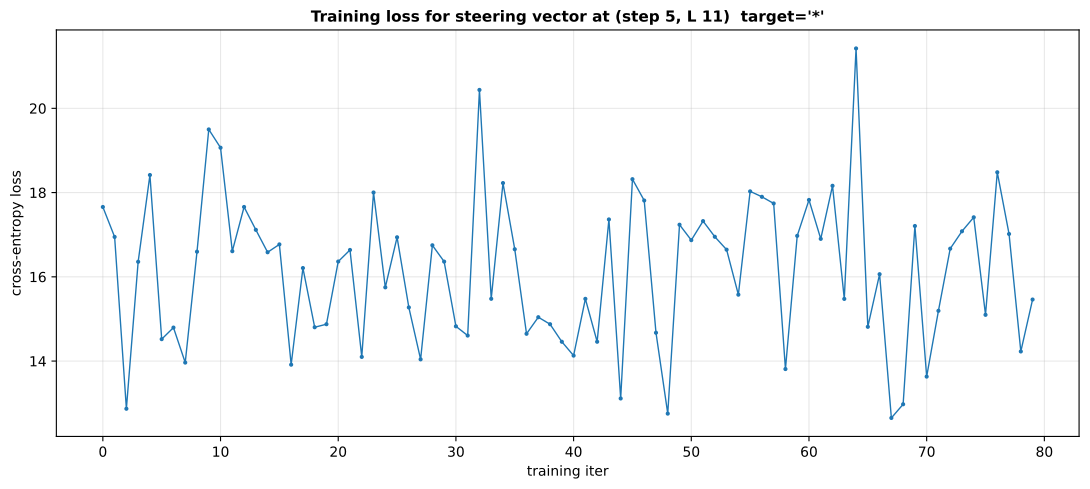

Recreate this plot in Python.
"""Trained steering vector at a single (latent_step, layer) cell on GSM8K.

The previous LDA-direction and vary-op-direction interventions produced null
emit-flip rates. This script tests whether *any* learnable direction at a
chosen cell can causally flip the model's emitted answer — i.e., is the cell
genuinely inert (operator decision lives elsewhere) or just misaligned with
the directions we computed?

Procedure:
  1. Pick a target cell (default: step 5, L 11 — m=4's refined-probe winner,
     probe acc 0.90).
  2. Pick a target operator (default: '*'). For Addition-chain problems in
     gsm8k_cf_op_strict, the alt-mul answer is product(operands).
  3. Initialize a learnable v ∈ R^H with requires_grad=True (fp32).
  4. For each training problem:
       - Run CODI with v added at (step, layer) during latent loop
       - Get logits at the FIRST decode token (post-EOT)
       - Loss = -log P(target_first_digit_token), where target_first_digit
         is the first digit of alt_answer (mul-version)
       - Backprop into v
  5. After K steps of Adam, freeze v and test causal flip rate on held-out
     problems by hooking v during forward + decoding the chain + parsing
     emitted final answer.

If the trained v flips emit operators with small α → the cell IS causally
addressable; our analytic directions just missed the right subspace. If no
trained v achieves flips → the cell is genuinely inert.

Output: steer_trained_vector_gsm8k.{json,pdf}
"""
from __future__ import annotations

import json, os, re, sys, time
from pathlib import Path

import matplotlib.pyplot as plt
import numpy as np
import torch
import torch.nn.functional as F
import transformers
from datasets import load_dataset
from matplotlib.backends.backend_pdf import PdfPages
from peft import LoraConfig, TaskType
from safetensors.torch import load_file

REPO = Path(__file__).resolve().parents[3]
PD = Path(__file__).resolve().parent
CF_DIR = REPO.parent / "cf-datasets"
sys.path.insert(0, str(REPO / "codi"))

TARGET_STEP = 4   # 0-indexed step 5
TARGET_LAYER = 11  # m=4's cell
TARGET_OP = "*"   # we'll train v to flip ADD→MUL
N_TRAIN = 60
N_EVAL = 40
N_ITERS = 80
LR = 5e-2

OUT_JSON = PD / "steer_trained_vector_gsm8k.json"
OUT_PDF = PD / "steer_trained_vector_gsm8k.pdf"


def codi_extract(s: str):
    s = s.replace(",", "")
    nums = re.findall(r"-?\d+\.?\d*", s)
    if not nums: return None
    try: return float(nums[-1])
    except: return None


def apply_op_all(operands, op):
    if op == "+": return sum(operands)
    if op == "-": return operands[0] - sum(operands[1:])
    if op == "*":
        r = 1.0
        for x in operands: r *= x
        return r
    if op == "/":
        r = float(operands[0])
        for x in operands[1:]:
            if x == 0: return None
            r /= x
        return r
    return None


def first_digit_token_id(tok, val):
    """Get the token id for the answer's first digit when emitted AFTER
    ' The answer is:'. GPT-2 tokenizes ' 240' as [' 240'] or [' 2', '40'] —
    we want the leading space-prefixed first digit."""
    s = str(int(val)) if val == int(val) else str(val)
    # The position right after ':' produces a token starting with ' '.
    # Prefer space-prefixed single-digit (most common at low magnitudes).
    candidates = [" " + s[0], " " + s, s[0], s]
    for c in candidates:
        ids = tok.encode(c, add_special_tokens=False)
        if ids: return ids[0]
    return None


def main():
    BS = 8
    ckpt = os.path.expanduser("~/codi_ckpt/CODI-gpt2")
    print(f"loading CODI from {ckpt}", flush=True)
    _orig = transformers.AutoTokenizer.from_pretrained
    transformers.AutoTokenizer.from_pretrained = (
        lambda *a, **k: _orig(*a, **{**k, "use_fast": True})
    )
    from src.model import CODI, ModelArguments, TrainingArguments
    lora_cfg = LoraConfig(task_type=TaskType.CAUSAL_LM, inference_mode=False,
                          r=128, lora_alpha=32, lora_dropout=0.1,
                          target_modules=["c_attn", "c_proj", "c_fc"],
                          init_lora_weights=True)
    margs = ModelArguments(model_name_or_path="gpt2", full_precision=True,
                           train=False, lora_init=True, ckpt_dir=ckpt)
    targs = TrainingArguments(output_dir="/tmp/_trainvec", bf16=True,
                              use_lora=True, use_prj=True, prj_dim=768,
                              prj_no_ln=False, prj_dropout=0.0,
                              num_latent=6, inf_latent_iterations=6,
                              remove_eos=True, greedy=True,
                              model_max_length=512, seed=11)
    model = CODI(margs, targs, lora_cfg)
    sd_safe = Path(ckpt) / "model.safetensors"
    sd_bin = Path(ckpt) / "pytorch_model.bin"
    sd = load_file(str(sd_safe)) if sd_safe.exists() else torch.load(str(sd_bin), map_location="cpu")
    model.load_state_dict(sd, strict=False); model.codi.tie_weights()
    tok = transformers.AutoTokenizer.from_pretrained("gpt2", model_max_length=512,
                                                     padding_side="left", use_fast=True)
    if tok.pad_token_id is None:
        tok.add_special_tokens({"pad_token": "[PAD]"})
        tok.pad_token_id = model.pad_token_id or tok.convert_tokens_to_ids("[PAD]")
    model = model.to("cuda").to(torch.bfloat16); model.eval()
    embed_fn = model.get_embd(model.codi, model.model_name)
    transformer = (model.codi.transformer if hasattr(model.codi, "transformer")
                   else model.codi.base_model.model.transformer)
    H = model.codi.config.n_embd
    eos_id = tok.eos_token_id

    # Freeze all model parameters
    for p in model.parameters(): p.requires_grad_(False)

    # Trainable steering vector
    v = torch.zeros(H, device="cuda", dtype=torch.float32, requires_grad=True)
    optimizer = torch.optim.Adam([v], lr=LR)

    HOOK = {"active": False, "latent_step": -1, "v_param": None}

    def make_hook(block_idx):
        def fn(module, inputs, output):
            if not HOOK["active"]: return output
            if block_idx != TARGET_LAYER: return output
            if HOOK["latent_step"] != TARGET_STEP: return output
            h = output[0] if isinstance(output, tuple) else output
            v_use = HOOK["v_param"].to(h.dtype)
            h = h.clone()
            h[:, -1, :] = h[:, -1, :] + v_use   # alpha=1; v's magnitude is learned
            return (h,) + output[1:] if isinstance(output, tuple) else h
        return fn

    handles = [blk.register_forward_hook(make_hook(i)) for i, blk in enumerate(transformer.h)]

    # Load Addition problems from cf_op_strict
    rows = json.load(open(CF_DIR / "gsm8k_cf_op_strict.json"))
    add_rows = [r for r in rows if r["type"] == "Addition"][:N_TRAIN + N_EVAL]
    print(f"  loaded {len(add_rows)} Addition problems from cf_op_strict")

    # Prep per-problem target token id (the FIRST digit of the mul-version answer)
    prepped = []
    for r in add_rows:
        try:
            ops = [float(x) for x in r["operands"]]
        except Exception:
            continue
        if len(ops) < 2: continue
        mul_ans = apply_op_all(ops, "*")
        if mul_ans is None or mul_ans <= 0: continue
        # first digit token id of mul_ans (the model usually emits "The answer is: N";
        # we score against the LAST digit of N's leading character — closer to what
        # model would emit after "is:")
        target_id = first_digit_token_id(tok, mul_ans)
        if target_id is None: continue
        prepped.append({"q": r["question_concat"].strip().replace("  ", " "),
                         "operands": ops, "mul_ans": float(mul_ans),
                         "add_ans": float(sum(ops)), "target_id": int(target_id)})
    if len(prepped) < N_TRAIN + 10:
        print(f"  too few prepped ({len(prepped)}); aborting"); return
    train_set = prepped[:N_TRAIN]; eval_set = prepped[N_TRAIN:N_TRAIN + N_EVAL]
    print(f"  train={len(train_set)} eval={len(eval_set)}")

    # Force-decode prefix " The answer is: " so the NEXT predicted token is
    # the answer's first digit. We then optimize the digit-position logits.
    PREFIX = " The answer is:"
    prefix_ids = tok.encode(PREFIX, add_special_tokens=False)
    print(f"  prefix '{PREFIX}' -> token ids {prefix_ids}")

    def forward_digit_logits(qs, v_param):
        """Run CODI through latent loop with steering, then force-decode the
        prefix tokens (no steering), and return logits at the position
        immediately AFTER the prefix (where the digit appears)."""
        B = len(qs)
        HOOK["v_param"] = v_param; HOOK["active"] = True; HOOK["latent_step"] = -1
        batch = tok(qs, return_tensors="pt", padding="longest").to("cuda")
        bot = torch.full((B, 1), model.bot_id, dtype=torch.long, device="cuda")
        input_ids = torch.cat([batch["input_ids"], bot], dim=1)
        attn = torch.cat([batch["attention_mask"], torch.ones_like(bot)], dim=1)
        out = model.codi(input_ids=input_ids, attention_mask=attn,
                         use_cache=True, output_hidden_states=True)
        past = out.past_key_values
        latent = out.hidden_states[-1][:, -1, :].unsqueeze(1)
        if targs.use_prj: latent = model.prj(latent)
        for s in range(targs.inf_latent_iterations):
            HOOK["latent_step"] = s
            attn = torch.cat([attn, torch.ones((B, 1), dtype=attn.dtype, device="cuda")], dim=1)
            out = model.codi(inputs_embeds=latent, attention_mask=attn,
                             use_cache=True, output_hidden_states=True,
                             past_key_values=past)
            past = out.past_key_values
            latent = out.hidden_states[-1][:, -1, :].unsqueeze(1)
            if targs.use_prj: latent = model.prj(latent)
        HOOK["active"] = False; HOOK["latent_step"] = -1
        # Feed EOT then the prefix tokens in sequence (no steering here)
        eot_emb = embed_fn(torch.tensor([model.eot_id], dtype=torch.long, device="cuda"))
        output = eot_emb.unsqueeze(0).expand(B, -1, -1)
        attn = torch.cat([attn, torch.ones((B, 1), dtype=attn.dtype, device="cuda")], dim=1)
        sout = model.codi(inputs_embeds=output, attention_mask=attn,
                          use_cache=True, past_key_values=past)
        past = sout.past_key_values
        for t_id in prefix_ids:
            t_emb = embed_fn(torch.tensor([t_id], dtype=torch.long, device="cuda")).unsqueeze(0).expand(B, -1, -1)
            attn = torch.cat([attn, torch.ones((B, 1), dtype=attn.dtype, device="cuda")], dim=1)
            sout = model.codi(inputs_embeds=t_emb, attention_mask=attn,
                              use_cache=True, past_key_values=past)
            past = sout.past_key_values
        # logits at position AFTER the last prefix token = where digit emerges
        return sout.logits[:, -1, :model.codi.config.vocab_size - 1]

    forward_first_emit_logits = forward_digit_logits   # alias for old name

    loss_history = []
    t0 = time.time()
    for it in range(N_ITERS):
        # Mini-batch
        idx = np.random.choice(len(train_set), size=min(BS, len(train_set)), replace=False)
        batch = [train_set[i] for i in idx]
        qs = [b["q"] for b in batch]
        target_ids = torch.tensor([b["target_id"] for b in batch], device="cuda", dtype=torch.long)
        optimizer.zero_grad()
        logits = forward_first_emit_logits(qs, v)
        logits_f = logits.float()
        loss = F.cross_entropy(logits_f, target_ids)
        loss.backward()
        # clip v gradient to avoid blowup
        torch.nn.utils.clip_grad_norm_([v], max_norm=10.0)
        optimizer.step()
        loss_history.append(float(loss.item()))
        if it % 10 == 0 or it == N_ITERS - 1:
            print(f"  iter {it}/{N_ITERS}  loss={loss.item():.3f}  "
                  f"|v|={v.detach().norm().item():.2f}  ({time.time()-t0:.0f}s)",
                  flush=True)

    print(f"\nfinal |v| = {v.detach().norm().item():.3f}")

    # ---------- Eval ----------
    @torch.no_grad()
    def decode_with_v(qs, v_param, max_new=64):
        B = len(qs)
        HOOK["v_param"] = v_param; HOOK["active"] = True; HOOK["latent_step"] = -1
        batch = tok(qs, return_tensors="pt", padding="longest").to("cuda")
        bot = torch.full((B, 1), model.bot_id, dtype=torch.long, device="cuda")
        input_ids = torch.cat([batch["input_ids"], bot], dim=1)
        attn = torch.cat([batch["attention_mask"], torch.ones_like(bot)], dim=1)
        out = model.codi(input_ids=input_ids, attention_mask=attn,
                         use_cache=True, output_hidden_states=True)
        past = out.past_key_values
        latent = out.hidden_states[-1][:, -1, :].unsqueeze(1)
        if targs.use_prj: latent = model.prj(latent)
        for s in range(targs.inf_latent_iterations):
            HOOK["latent_step"] = s
            attn = torch.cat([attn, torch.ones((B, 1), dtype=attn.dtype, device="cuda")], dim=1)
            out = model.codi(inputs_embeds=latent, attention_mask=attn,
                             use_cache=True, output_hidden_states=True,
                             past_key_values=past)
            past = out.past_key_values
            latent = out.hidden_states[-1][:, -1, :].unsqueeze(1)
            if targs.use_prj: latent = model.prj(latent)
        HOOK["active"] = False; HOOK["latent_step"] = -1
        eot_emb = embed_fn(torch.tensor([model.eot_id], dtype=torch.long, device="cuda"))
        output = eot_emb.unsqueeze(0).expand(B, -1, -1)
        attn = torch.cat([attn, torch.ones((B, 1), dtype=attn.dtype, device="cuda")], dim=1)
        tokens = [[] for _ in range(B)]; done = [False] * B
        for _ in range(max_new):
            sout = model.codi(inputs_embeds=output, attention_mask=attn,
                              use_cache=True, past_key_values=past)
            past = sout.past_key_values
            logits = sout.logits[:, -1, :model.codi.config.vocab_size - 1]
            next_ids = torch.argmax(logits, dim=-1)
            for b in range(B):
                if not done[b]:
                    tokens[b].append(int(next_ids[b].item()))
                    if int(next_ids[b].item()) == eos_id: done[b] = True
            if all(done): break
            attn = torch.cat([attn, torch.ones((B, 1), dtype=attn.dtype, device="cuda")], dim=1)
            output = embed_fn(next_ids).unsqueeze(1)
        return [tok.decode(t, skip_special_tokens=True) for t in tokens]

    eval_qs = [d["q"] for d in eval_set]

    # ---------- EVAL PROTOCOL: same as training. ----------
    # Force-decode " The answer is:" then check the next-token argmax.
    # Score: argmax token id matches mul-digit-id (target flip) vs add-digit-id
    # (kept) vs neither.
    @torch.no_grad()
    def force_decode_next_token(qs, v_param):
        """Same as training forward but returns argmax next-token (B,)."""
        logits = forward_digit_logits(qs, v_param)   # (B, V)
        return torch.argmax(logits, dim=-1)

    # Per-problem add/mul first-digit-after-prefix target ids
    eval_target_mul = []
    eval_target_add = []
    for d in eval_set:
        eval_target_mul.append(first_digit_token_id(tok, d["mul_ans"]))
        eval_target_add.append(first_digit_token_id(tok, d["add_ans"]))

    def score_force(next_ids):
        out = {"n": len(next_ids), "match_add": 0, "match_mul": 0,
                "match_other": 0}
        for i, nid in enumerate(next_ids):
            nid = int(nid)
            if nid == eval_target_mul[i]: out["match_mul"] += 1
            elif nid == eval_target_add[i]: out["match_add"] += 1
            else: out["match_other"] += 1
        return out

    print("\n=== EVAL (force-decode-prefix protocol, matches training) ===")
    sweeps = {}
    for alpha in [0.0, 0.25, 0.5, 1.0, 2.0, 4.0]:
        v_scaled = (alpha * v.detach()).to(torch.float32)
        all_next = []
        for s in range(0, len(eval_qs), BS):
            ids = force_decode_next_token(eval_qs[s:s+BS], v_scaled)
            all_next += ids.cpu().tolist()
        sweeps[alpha] = {"score": score_force(all_next), "sample_ids": all_next[:5]}
        sc = sweeps[alpha]["score"]
        print(f"  α={alpha}: match_add={sc['match_add']}  match_mul={sc['match_mul']}  "
              f"other={sc['match_other']} / {sc['n']}")

    base_score = sweeps[0.0]["score"]
    learned_score = sweeps[1.0]["score"]
    # Also keep a natural-decode comparison at α=0 vs learned for transparency
    z = torch.zeros_like(v.detach())
    nat_base_strs = []
    nat_learned_strs = []
    for s in range(0, len(eval_qs), BS):
        nat_base_strs += decode_with_v(eval_qs[s:s+BS], z)
        nat_learned_strs += decode_with_v(eval_qs[s:s+BS], v.detach())
    print("\n  natural-decode samples (α=0 vs learned v at α=1):")
    for i in range(min(3, len(nat_base_strs))):
        print(f"    base: {nat_base_strs[i][:60]!r}")
        print(f"    lrn:  {nat_learned_strs[i][:60]!r}")

    # Compare learned v to LDA add↔mul direction at the same cell
    # (load lda_addmul direction from refined probe / vary-op data if available)
    # Here just compute cosine similarity to a random direction for sanity
    np.random.seed(0)
    rand_v = np.random.randn(H); rand_v /= np.linalg.norm(rand_v)
    v_np = v.detach().cpu().numpy()
    cos_to_rand = float(v_np @ rand_v / (np.linalg.norm(v_np) + 1e-9))

    results = {
        "target_step_1idx": TARGET_STEP + 1, "target_layer": TARGET_LAYER,
        "target_op": TARGET_OP, "N_train": len(train_set), "N_eval": len(eval_set),
        "N_iters": N_ITERS, "lr": LR,
        "final_v_norm": float(v.detach().norm().item()),
        "loss_history": loss_history,
        "baseline_score": base_score, "learned_score": learned_score,
        "alpha_sweep": {str(a): {"score": sweeps[a]["score"]}
                         for a in sweeps},
        "cos_to_random_v": cos_to_rand,
        "v_vector_l2": float(np.linalg.norm(v_np)),
    }
    np.save(PD / "steer_trained_v_gsm8k.npy", v_np)
    OUT_JSON.write_text(json.dumps(results, indent=2))
    print(f"\nsaved {OUT_JSON} (and steer_trained_v_gsm8k.npy with the learned vector)")

    # Plot
    with PdfPages(OUT_PDF) as pdf:
        # Loss curve
        fig, ax = plt.subplots(figsize=(11, 5))
        ax.plot(loss_history, "-o", lw=1, ms=2)
        ax.set_xlabel("training iter"); ax.set_ylabel("cross-entropy loss")
        ax.set_title(f"Training loss for steering vector at "
                     f"(step {TARGET_STEP+1}, L {TARGET_LAYER})  target='{TARGET_OP}'",
                     fontsize=11, fontweight="bold")
        ax.grid(alpha=0.3)
        fig.tight_layout()
        pdf.savefig(fig, bbox_inches="tight"); plt.close(fig)

        # Bar chart of scores by alpha
        fig, ax = plt.subplots(figsize=(11, 5))
        alphas = sorted(sweeps.keys())
        n = sweeps[alphas[0]]["score"]["n"]
        ax.bar(np.arange(len(alphas)) - 0.2, [sweeps[a]["score"]["match_add"] / n for a in alphas],
               0.4, label="match ADD answer", color="C0")
        ax.bar(np.arange(len(alphas)) + 0.2, [sweeps[a]["score"]["match_mul"] / n for a in alphas],
               0.4, label="match MUL answer (target)", color="C3")
        ax.set_xticks(range(len(alphas))); ax.set_xticklabels([f"α={a}" for a in alphas])
        ax.set_ylabel("fraction of eval N"); ax.set_ylim(0, 1.05)
        ax.set_title(f"Trained v at (step {TARGET_STEP+1}, L {TARGET_LAYER}) — eval on cf_op_strict ADD",
                     fontsize=11, fontweight="bold")
        ax.legend(); ax.grid(axis="y", alpha=0.3)
        fig.tight_layout()
        pdf.savefig(fig, bbox_inches="tight"); plt.close(fig)
    print(f"saved {OUT_PDF}")
    for h in handles: h.remove()


if __name__ == "__main__":
    main()
